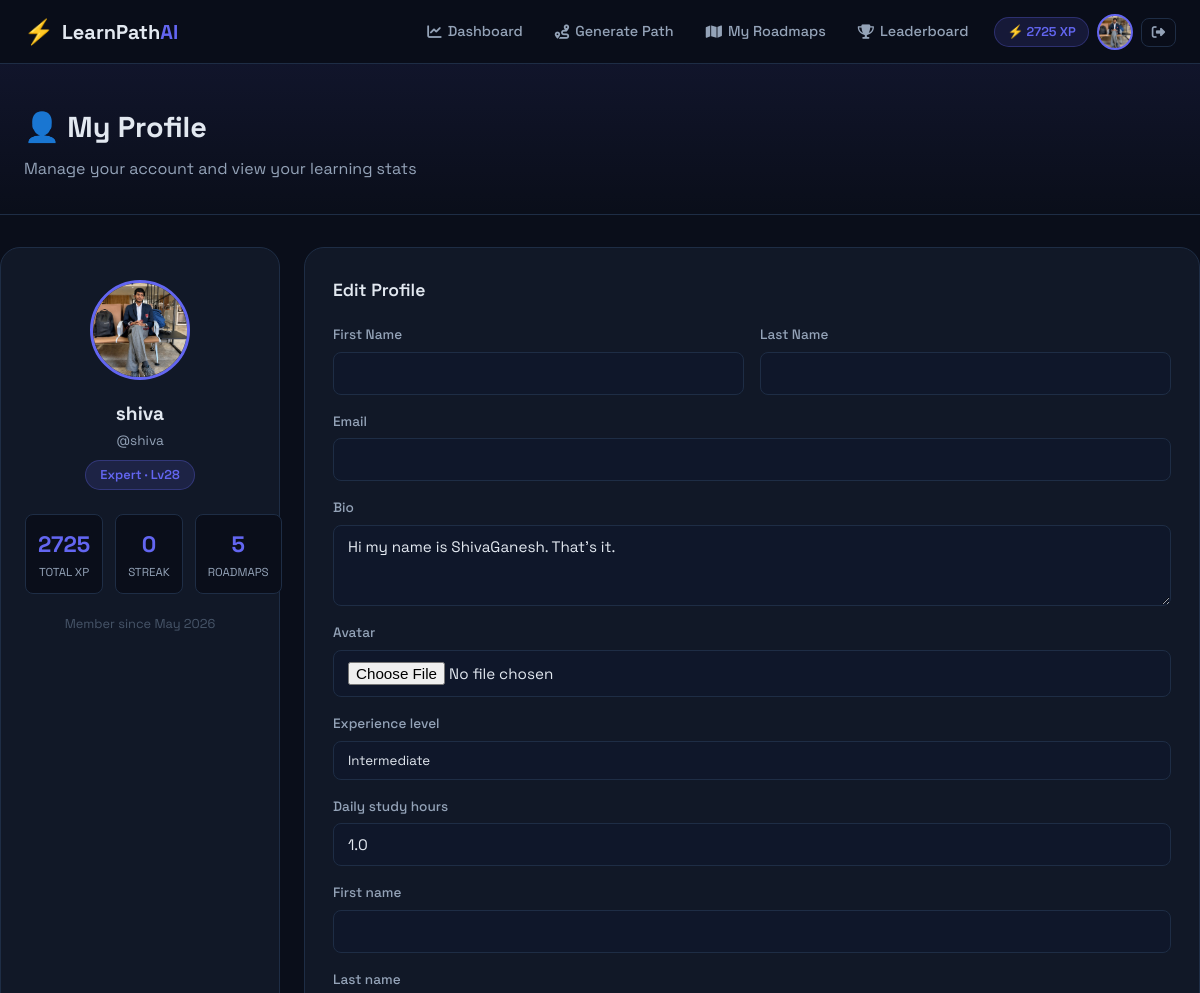
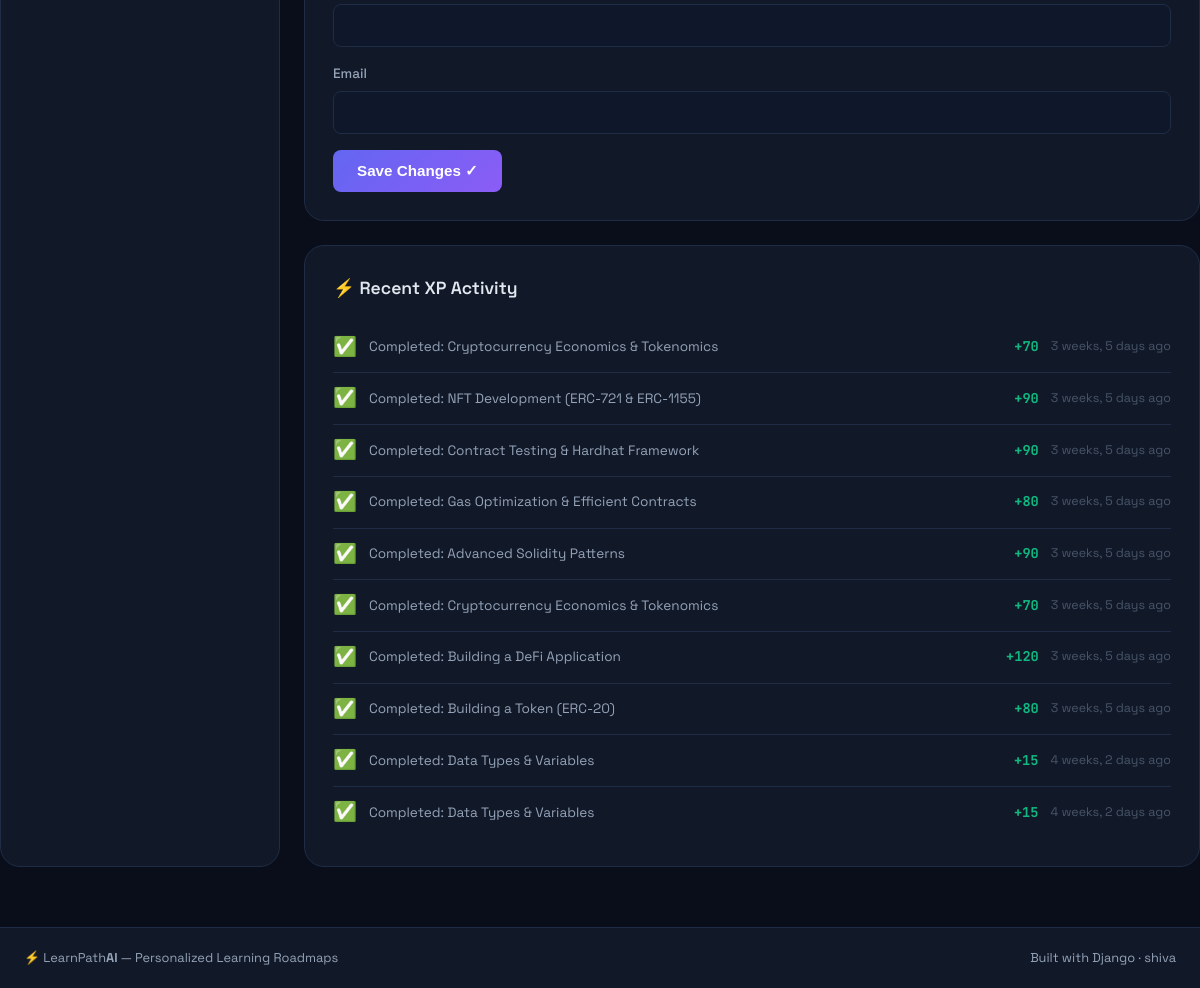
The page /users/profile/ (signed in) on the database its author committed (2 pictures, top to bottom).
### users/models.py (models this page shows, shortened)
class UserProfile(models.Model):
    EXPERIENCE_CHOICES = [
        ('beginner', 'Beginner'),
        ('intermediate', 'Intermediate'),
        ('advanced', 'Advanced'),
    ]
    user = models.OneToOneField(User, on_delete=models.CASCADE, related_name='profile')
    bio = models.TextField(blank=True, max_length=500)
    avatar = models.ImageField(upload_to='avatars/', null=True, blank=True)
    experience_level = models.CharField(max_length=20, choices=EXPERIENCE_CHOICES, default='beginner')
    daily_study_hours = models.FloatField(default=1.0)
    total_xp = models.IntegerField(default=0)
    streak_days = models.IntegerField(default=0)
    last_activity = models.DateTimeField(null=True, blank=True)
    joined_at = models.DateTimeField(auto_now_add=True)
    class Meta:
        verbose_name = 'User Profile'
        verbose_name_plural = 'User Profiles'
    @property
    def level_title(self):
        if self.total_xp < 100:
            return 'Novice'
        elif self.total_xp < 500:
            return 'Apprentice'
        elif self.total_xp < 1500:
            return 'Scholar'
        elif self.total_xp < 3000:
            return 'Expert'
        else:
            return 'Master'
    @property
    def level_number(self):
        return max(1, self.total_xp // 100 + 1)

### progress/models.py (models this page shows, shortened)
class XPLog(models.Model):
    XP_REASONS = [
        ('task_complete', 'Task Completed'),
        ('streak_bonus', 'Streak Bonus'),
        ('roadmap_complete', 'Roadmap Completed'),
        ('daily_login', 'Daily Login'),
        ('perfect_day', 'Perfect Day'),
    ]
    user = models.ForeignKey(User, on_delete=models.CASCADE, related_name='xp_logs')
    reason = models.CharField(max_length=30, choices=XP_REASONS)
    xp_amount = models.IntegerField()
    description = models.CharField(max_length=200)
    earned_at = models.DateTimeField(auto_now_add=True)
    related_task = models.ForeignKey(RoadmapTask, on_delete=models.SET_NULL, null=True, blank=True)
    class Meta:
        ordering = ['-earned_at']
        verbose_name = 'XP Log'
        verbose_name_plural = 'XP Logs'

### users/views.py (the view, shortened to what this page needs)
# urls.py: path('profile/', views.ProfileView.as_view(), name='profile'),
@method_decorator(login_required, name='dispatch')
class ProfileView(View):
    template_name = 'users/profile.html'
    def get(self, request):
        profile = request.user.profile
        xp_history = XPLog.objects.filter(user=request.user).order_by('-earned_at')[:10]
        roadmaps = request.user.roadmaps.all().order_by('-created_at')[:5]
        form = ProfileUpdateForm(instance=profile)
        ctx = {
            'profile': profile,
            'xp_history': xp_history,
            'roadmaps': roadmaps,
            'form': form,
        }
        return render(request, self.template_name, ctx)

### users/forms.py
class ProfileUpdateForm(forms.ModelForm):
    first_name = forms.CharField(max_length=50, required=False, widget=forms.TextInput(attrs={'class': 'form-control'}))
    last_name = forms.CharField(max_length=50, required=False, widget=forms.TextInput(attrs={'class': 'form-control'}))
    email = forms.EmailField(required=False, widget=forms.EmailInput(attrs={'class': 'form-control'}))
    class Meta:
        model = UserProfile
        fields = ['bio', 'avatar', 'experience_level', 'daily_study_hours']
        widgets = {
            'bio': forms.Textarea(attrs={'class': 'form-control', 'rows': 3}),
            'experience_level': forms.Select(attrs={'class': 'form-select'}),
            'daily_study_hours': forms.NumberInput(attrs={'class': 'form-control', 'step': '0.5', 'min': '0.5', 'max': '12'}),
            'avatar': forms.FileInput(attrs={'class': 'form-control'}),
        }

### templates/users/profile.html (shortened to what this page needs)
{% extends 'base.html' %}
{% block content %}
<div class="page-header">
    <div class="container">
        <h1>👤 My Profile</h1>
        <p>Manage your account and view your learning stats</p>
    </div>
</div>
<div class="container profile-grid">
    <div class="profile-card">
        <div class="profile-avatar-section">
            {% if user.profile.avatar %}
                <img src="{{ user.profile.avatar.url }}" class="profile-avatar" alt="avatar">
            {% else %}
                <div class="profile-avatar-placeholder">{{ user.username|first|upper }}</div>
            {% endif %}
            <div class="profile-name">{{ user.get_full_name|default:user.username }}</div>
            <div class="profile-username">@{{ user.username }}</div>
            <div class="profile-level-badge">{{ profile.level_title }} · Lv{{ profile.level_number }}</div>
        </div>
        <div class="profile-stats-grid">
            <div class="pstat"><div class="pstat-val">{{ profile.total_xp }}</div><div class="pstat-label">Total XP</div></div>
            <div class="pstat"><div class="pstat-val">{{ profile.streak_days }}</div><div class="pstat-label">Streak</div></div>
            <div class="pstat"><div class="pstat-val">{{ roadmaps.count }}</div><div class="pstat-label">Roadmaps</div></div>
        </div>
        <div class="profile-joined">Member since {{ user.date_joined|date:"M Y" }}</div>
    </div>
    <div class="profile-edit">
        <h2>Edit Profile</h2>
        <form method="post" enctype="multipart/form-data" class="edit-form">
            <div class="form-row">
                <div class="form-group">
                    <label>First Name</label>
                    <input type="text" name="first_name" value="{{ user.first_name }}" class="form-control">
                </div>
                <div class="form-group">
                    <label>Last Name</label>
                    <input type="text" name="last_name" value="{{ user.last_name }}" class="form-control">
                </div>
            </div>
            <div class="form-group">
                <label>Email</label>
                <input type="email" name="email" value="{{ user.email }}" class="form-control">
            </div>
            {% for field in form %}
            <div class="form-group">
                <label>{{ field.label }}</label>
                {{ field }}
            </div>
            {% endfor %}
            <button type="submit" class="btn-save">Save Changes ✓</button>
        </form>
    </div>
    <div class="xp-history">
        <h2>⚡ Recent XP Activity</h2>
        {% if xp_history %}
            {% for log in xp_history %}
            <div class="xp-log-row">
                <div class="xp-log-icon">{% if log.reason == 'task_complete' %}✅{% elif log.reason == 'roadmap_complete' %}🏆{% else %}⚡{% endif %}</div>
                <div class="xp-log-text">{{ log.description }}</div>
                <div class="xp-log-amt">+{{ log.xp_amount }}</div>
                <div class="xp-log-time">{{ log.earned_at|timesince }} ago</div>
            </div>
            {% endfor %}
        {% else %}
            <p class="widget-empty">No XP earned yet. Complete tasks to get started!</p>
        {% endif %}
    </div>
</div>
{% endblock %}

### templates/base.html (shortened to what this page needs)
<!DOCTYPE html>
<html lang="en" data-theme="dark">
<head>
    {% load static %}
    <link rel="stylesheet" href="https://cdnjs.cloudflare.com/ajax/libs/font-awesome/6.5.0/css/all.min.css">
    <link rel="stylesheet" href="{% static 'css/main.css' %}">
</head>
<body>
<nav class="navbar">
    <div class="nav-container">
        <a href="{% url 'dashboard:home' %}" class="nav-brand">
            <span class="brand-icon">⚡</span>
            <span class="brand-text">LearnPath<span class="brand-accent">AI</span></span>
        </a>
        <div class="nav-links">
            {% if user.is_authenticated %}
                <a href="{% url 'dashboard:dashboard' %}" class="nav-link {% if request.resolver_match.url_name == 'dashboard' %}active{% endif %}">
                    <i class="fas fa-chart-line"></i> Dashboard
                </a>
                <a href="{% url 'roadmap:generate' %}" class="nav-link {% if 'generate' in request.path %}active{% endif %}">
                    <i class="fas fa-route"></i> Generate Path
                </a>
                <a href="{% url 'roadmap:my_roadmaps' %}" class="nav-link">
                    <i class="fas fa-map"></i> My Roadmaps
                </a>
                <a href="{% url 'progress:leaderboard' %}" class="nav-link">
                    <i class="fas fa-trophy"></i> Leaderboard
                </a>
                <div class="nav-user">
                    <div class="user-xp">⚡ {{ user.profile.total_xp }} XP</div>
                    <a href="{% url 'users:profile' %}" class="user-avatar">
                        {% if user.profile.avatar %}
                            <img src="{{ user.profile.avatar.url }}" alt="avatar">
                        {% else %}
                            <span>{{ user.username|first|upper }}</span>
                        {% endif %}
                    </a>
                    <form method="post" action="{% url 'users:logout' %}" style="display:inline;">
                        <button type="submit" class="btn-logout">
                            <i class="fas fa-sign-out-alt"></i>
                        </button>
                    </form>
                </div>
            {% else %}
                <a href="{% url 'users:login' %}" class="nav-link">Login</a>
                <a href="{% url 'users:register' %}" class="btn-primary-sm">Get Started</a>
            {% endif %}
        </div>
    </div>
</nav>
<main class="main-content">
    {% block content %}{% endblock %}
</main>
<footer class="footer">
    <div class="footer-inner">
        <span>⚡ LearnPath<strong>AI</strong> — Personalized Learning Roadmaps</span>
        <span class="footer-right">Built with Django · {{ user.username|default:"" }}</span>
    </div>
</footer>
</body>
</html>

### rows shown on the page
UserProfile: level_title "Expert", level_number "28", total_xp "2725", streak_days "0", form "Hi my name is ShivaGanesh. That's it." "Intermediate" "1.0"
XPLog: description "Completed: Cryptocurrency Economics & Tokenomics", xp_amount "70", earned_at "3 weeks, 5 days"
XPLog: description "Completed: NFT Development (ERC-721 & ERC-1155)", xp_amount "90", earned_at "3 weeks, 5 days"
XPLog: description "Completed: Contract Testing & Hardhat Framework", xp_amount "90", earned_at "3 weeks, 5 days"
XPLog: description "Completed: Gas Optimization & Efficient Contracts", xp_amount "80", earned_at "3 weeks, 5 days"
XPLog: description "Completed: Advanced Solidity Patterns", xp_amount "90", earned_at "3 weeks, 5 days"
XPLog: description "Completed: Cryptocurrency Economics & Tokenomics", xp_amount "70", earned_at "3 weeks, 5 days"
XPLog: description "Completed: Building a DeFi Application", xp_amount "120", earned_at "3 weeks, 5 days"
XPLog: description "Completed: Building a Token (ERC-20)", xp_amount "80", earned_at "3 weeks, 5 days"
XPLog: description "Completed: Data Types & Variables", xp_amount "15", earned_at "4 weeks, 2 days"
XPLog: description "Completed: Data Types & Variables", xp_amount "15", earned_at "4 weeks, 2 days"

### other values the page prints
{{ user.profile.total_xp }} "2725"
{{ user.get_full_name|default:user.username }} "shiva"
{{ user.username }} "shiva"
{{ roadmaps.count }} "5"
{{ user.date_joined|date:"M Y" }} "May 2026"
{{ field.label }} "Bio" "Avatar" "Experience level" "Daily study hours" "First name" "Last name" "Email"
{{ user.username|default:"" }} "shiva"
